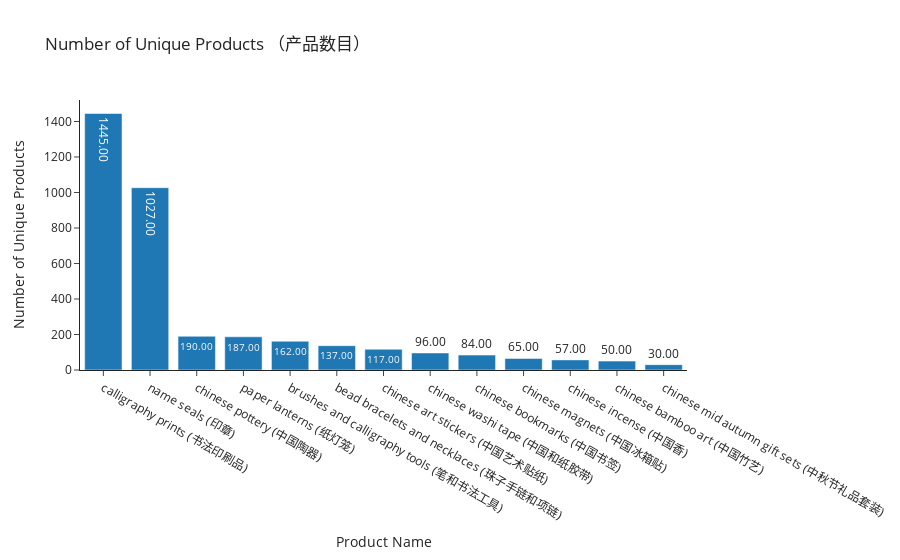
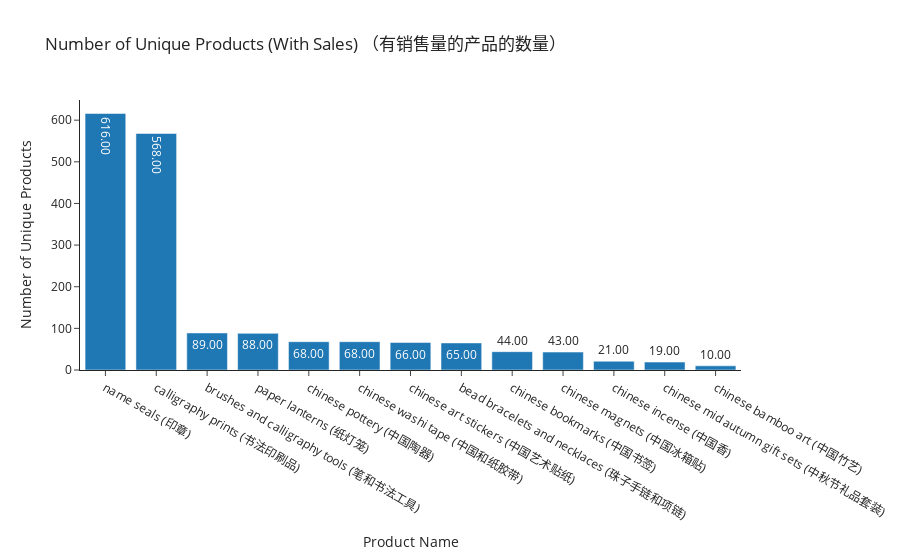
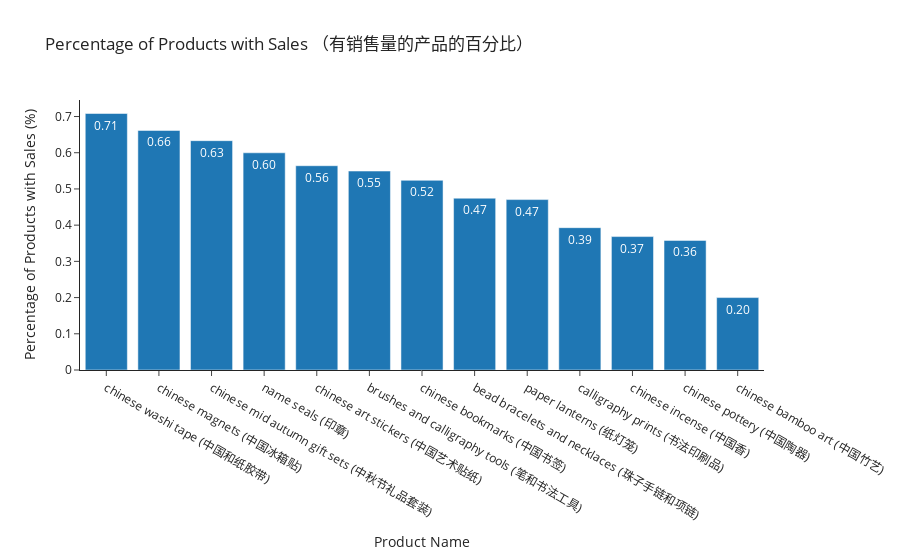

Notebook code cell kept with these figures, in order:
### Code cell
# Number of unique product URLs by product
fig1 = plot_bar_chart_plotly(
    all_product_data.groupby("product_name_chinese_name")["Product URL"]
    .nunique()
    .reset_index(),
    x="product_name_chinese_name",
    y="Product URL",
    title="Number of Unique Products （产品数目）",
    x_label="Product Name",
    y_label="Number of Unique Products",
)

# With sales
fig2 = plot_bar_chart_plotly(
    all_product_data[all_product_data["has_sales"] == True]
    .groupby("product_name_chinese_name")["Product URL"]
    .nunique()
    .reset_index(),
    x="product_name_chinese_name",
    y="Product URL",
    title="Number of Unique Products (With Sales) （有销售量的产品的数量）",
    x_label="Product Name",
    y_label="Number of Unique Products",
)


# Plot Percentage of products with sales per product
fig3 = plot_bar_chart_plotly(
    all_product_data.groupby("product_name_chinese_name")["has_sales"]
    .mean()
    .reset_index(),
    x="product_name_chinese_name",
    y="has_sales",
    title="Percentage of Products with Sales （有销售量的产品的百分比）",
    x_label="Product Name",
    y_label="Percentage of Products with Sales (%)",
)

fig1.show()
fig2.show()
fig3.show()

### Figure 1 — Plotly figure (JSON) as saved in the notebook; plotly's stock layout.template omitted (floating-point values rounded to 4 significant figures)
{"data": [{"name": "Product Url", "text": [1445, 1027, 190, 187, 162, 137, 117, 96, 84, 65, 57, 50, 30], "textposition": "auto", "texttemplate": "%{text:.2f}", "type": "bar", "x": ["calligraphy prints (书法印刷品)", "name seals (印章)", "chinese pottery (中国陶器)", "paper lanterns (纸灯笼)", "brushes and calligraphy tools (笔和书法工具)", "bead bracelets and necklaces (珠子手链和项链)", "chinese art stickers (中国艺术贴纸)", "chinese washi tape (中国和纸胶带)", "chinese bookmarks (中国书签)", "chinese magnets (中国冰箱贴)", "chinese incense (中国香)", "chinese bamboo art (中国竹艺)", "chinese mid autumn gift sets (中秋节礼品套装)"], "y": [1445, 1027, 190, 187, 162, 137, 117, 96, 84, 65, 57, 50, 30]}], "layout": {"title": {"text": "Number of Unique Products （产品数目）"}, "xaxis": {"title": {"text": "Product Name"}}, "yaxis": {"title": {"text": "Number of Unique Products"}}}}

### Figure 2 — Plotly figure (JSON) as saved in the notebook; plotly's stock layout.template omitted (floating-point values rounded to 4 significant figures)
{"data": [{"name": "Product Url", "text": [616, 568, 89, 88, 68, 68, 66, 65, 44, 43, 21, 19, 10], "textposition": "auto", "texttemplate": "%{text:.2f}", "type": "bar", "x": ["name seals (印章)", "calligraphy prints (书法印刷品)", "brushes and calligraphy tools (笔和书法工具)", "paper lanterns (纸灯笼)", "chinese pottery (中国陶器)", "chinese washi tape (中国和纸胶带)", "chinese art stickers (中国艺术贴纸)", "bead bracelets and necklaces (珠子手链和项链)", "chinese bookmarks (中国书签)", "chinese magnets (中国冰箱贴)", "chinese incense (中国香)", "chinese mid autumn gift sets (中秋节礼品套装)", "chinese bamboo art (中国竹艺)"], "y": [616, 568, 89, 88, 68, 68, 66, 65, 44, 43, 21, 19, 10]}], "layout": {"title": {"text": "Number of Unique Products (With Sales) （有销售量的产品的数量）"}, "xaxis": {"title": {"text": "Product Name"}}, "yaxis": {"title": {"text": "Number of Unique Products"}}}}

### Figure 3 — Plotly figure (JSON) as saved in the notebook; plotly's stock layout.template omitted (floating-point values rounded to 4 significant figures)
{"data": [{"name": "Has Sales", "text": [0.7083, 0.6615, 0.6333, 0.5998, 0.5641, 0.5494, 0.5238, 0.4745, 0.4706, 0.3931, 0.3684, 0.3579, 0.2], "textposition": "auto", "texttemplate": "%{text:.2f}", "type": "bar", "x": ["chinese washi tape (中国和纸胶带)", "chinese magnets (中国冰箱贴)", "chinese mid autumn gift sets (中秋节礼品套装)", "name seals (印章)", "chinese art stickers (中国艺术贴纸)", "brushes and calligraphy tools (笔和书法工具)", "chinese bookmarks (中国书签)", "bead bracelets and necklaces (珠子手链和项链)", "paper lanterns (纸灯笼)", "calligraphy prints (书法印刷品)", "chinese incense (中国香)", "chinese pottery (中国陶器)", "chinese bamboo art (中国竹艺)"], "y": [0.7083, 0.6615, 0.6333, 0.5998, 0.5641, 0.5494, 0.5238, 0.4745, 0.4706, 0.3931, 0.3684, 0.3579, 0.2]}], "layout": {"title": {"text": "Percentage of Products with Sales （有销售量的产品的百分比）"}, "xaxis": {"title": {"text": "Product Name"}}, "yaxis": {"title": {"text": "Percentage of Products with Sales (%)"}}}}
